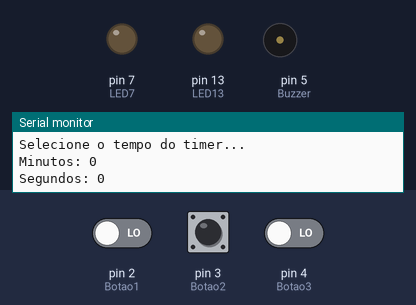
Bench run of a sketch on a simulated Arduino Uno, built with avr-gcc and run on an emulated ATmega328P. Shown: output pins drawn as LEDs (lit = HIGH), buzzer (waves = sounding), the last lines printed to the serial monitor. Dashed ring = blinking. The inputs (shaded band) are chosen by the test bench; at power-on: pin 2 (Botao1) LOW, pin 4 (Botao3) LOW, pin 3 (Botao2) LOW.

Above: at 1.2 s.
1.3 s: pin 2 (Botao1) driven HIGH and pin 4 (Botao3) driven HIGH
At 3.67 s:
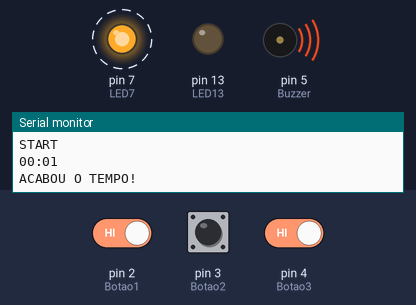
4.3 s: pin 4 (Botao3) driven LOW
6.0 s: pin 4 (Botao3) driven HIGH
At 10.17 s:
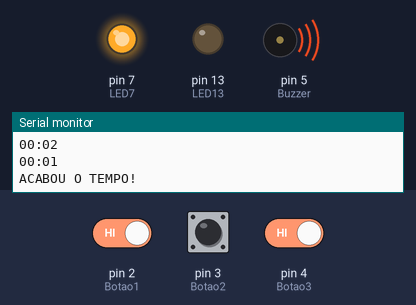
Timing chart, 0 to 15.0 s (numbered marks = the images above; inputs shaded):
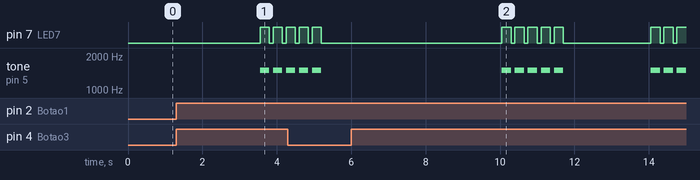

Measured:
- after the input at 1.3 s, pin 7 (LED7): alternates HIGH for 0.25 s and LOW for 0.10 s, starting after 2.3 s; tone on pin 5 (Buzzer): alternates 1500 Hz for 0.25 s and silent for 0.10 s, starting after 2.3 s
- after the input at 6.0 s, pin 7 (LED7): LOW → HIGH after 4.1 s, → LOW 0.25 s later, → HIGH 0.10 s later, → LOW 0.25 s later, … (15 changes in this stretch); tone on pin 5 (Buzzer): plays 1500 Hz for 0.25 s, 1500 Hz for 0.25 s, 1500 Hz for 0.25 s, 1500 Hz for 0.25 s, 1500 Hz for 0.25 s, 1500 Hz for 0.25 s … (8 notes in this stretch), starting after 4.1 s

The sketch:

timer.ino
```cpp
int segundo = 0;
int minuto = 0;
const int LED13 = 13;
const int Buzzer = 5;
const int Botao1 = 2;
const int Botao2 = 3;
const int Botao3 = 4;
int EstadoBotao1 = 0;
int EstadoBotao2 = 0;
int EstadoBotao3 = 0;
const int LED7 = 7;

void setup(){
  pinMode(Botao1, INPUT);
  pinMode(Botao2, INPUT);
  pinMode(Botao3, INPUT);
  pinMode(LED13, OUTPUT);
  pinMode(LED7, OUTPUT);
  pinMode(Buzzer, OUTPUT);
  Serial.begin(9600);
  Serial.println("Selecione o tempo do timer...");
  Serial.println("Minutos: 0");
  Serial.println("Segundos: 0");
}


void loop(){
  EstadoBotao1 = digitalRead(Botao1);
  if(EstadoBotao1 == HIGH){
    delay(250);
    if(EstadoBotao1 == HIGH){
      segundo++;
      if(segundo>=60){
        segundo = 0;
      }
      Serial.print("Segundos: ");
      Serial.println(segundo);
    }
  }
  EstadoBotao2 = digitalRead(Botao2);
  if(EstadoBotao2 == HIGH){
    delay(250);
    if(EstadoBotao2 == HIGH){
      minuto++;
      if(minuto>=60){
        minuto = 0;
      }
      Serial.print("Minutos: ");
      Serial.println(minuto);
    }
  }
  EstadoBotao3 = digitalRead(Botao3);
  if(EstadoBotao3 == HIGH){
    if((minuto==0) && (segundo==0)){
      //nao faz nada
    }
    else{
      Serial.println("START");
      delay(1000);
      if(segundo==0){
        minuto--;
        segundo=59;
      }
      for(int y=0; y < segundo; y--){
        if(minuto < 10){
          Serial.print("0");
          Serial.print(minuto);
          Serial.print(":");
        }
        else{
          Serial.print(minuto);
          Serial.print(":");
        }
        if(segundo < 10){
          Serial.print("0");
          Serial.println(segundo);
        }
        else{
          Serial.println(segundo);
        }
        segundo--;
        if(segundo < 0){
          minuto--;
          segundo=59;
        }
        delay(1000);

        if((segundo<=0) && (minuto<=0)){
          Serial.println("ACABOU O TEMPO!");
          tone(Buzzer, 1500);
          digitalWrite(LED7, HIGH);
          delay(250);
          noTone(Buzzer);
          digitalWrite(LED7, LOW);
          delay(100);
          tone(Buzzer, 1500);
          digitalWrite(LED7, HIGH);
          delay(250);
          noTone(Buzzer);
          digitalWrite(LED7, LOW);
          delay(100);
          tone(Buzzer, 1500);
          digitalWrite(LED7, HIGH);
          delay(250);
          noTone(Buzzer);
          digitalWrite(LED7, LOW);
          delay(100);
          tone(Buzzer, 1500);
          digitalWrite(LED7, HIGH);
          delay(250);
          noTone(Buzzer);
          digitalWrite(LED7, LOW);
          delay(100);
          tone(Buzzer, 1500);
          digitalWrite(LED7, HIGH);
          delay(250);
          noTone(Buzzer);
          digitalWrite(LED7, LOW);
          delay(100);
          break;
        }
      }
      Serial.println("Selecione o tempo do timer...");
    }
  }
}
```
